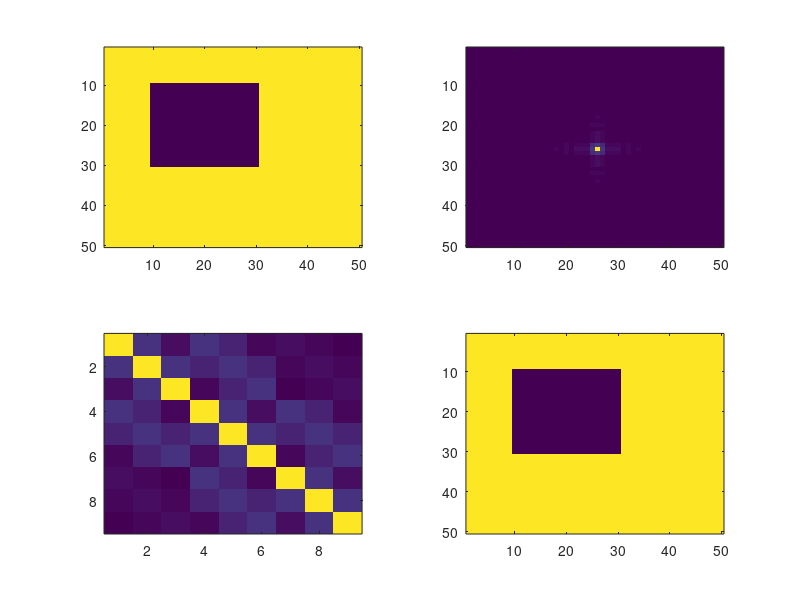

MATLAB code to generate this figure:
% Construct the Convolution Matrices for Materials
nh=1;

p=-nh:nh;
q=-nh:nh;

Np=length(p);
Nq=length(q);

A=ones(50);

A(10:30,10:30)=0;
subplot(2,2,1)
imagesc(abs(A));

[Nx,Ny] = size(A);
A = fftshift(fftn(A))/(Nx*Ny);  % compute fourier coefficinets of A.

subplot(2,2,2)
imagesc(abs(A));
C=zeros(Np*Nq); % convolution matrix size
p0 = 1 + floor(Nx/2);  % fftshift move the zero-order harmonic to the center of the matrix
q0 = 1 + floor(Ny/2);  % these two lines used to get to the center of A
row = 1 ; col = 1 ; % initialize row and col

for rowq = 1:Nq 
for rowp = 1:Np % scanning the row in the way of (-1, -1) (0, -1) ...
    
    
          for Q = 1:Nq % % scanning the col in the way of (-1, -1) (0, -1) ...
            for P = 1:Np
                Brow=p0+p(rowp)-p(P);
                Bcol=q0+q(rowq)-q(Q);
                sprintf('Row: %d, Col: %d',Brow,Bcol)
                C(row,col)=A(Brow,Bcol);  % get the A(p-p', q-q')
                col = col + 1;
            end
          end
        col = 1;
        row = row + 1; % move next step
end
end
subplot(2,2,3)
imagesc(abs(C));
 
 D = ifftn(A);
 subplot(2,2,4)
 imagesc(abs(D));